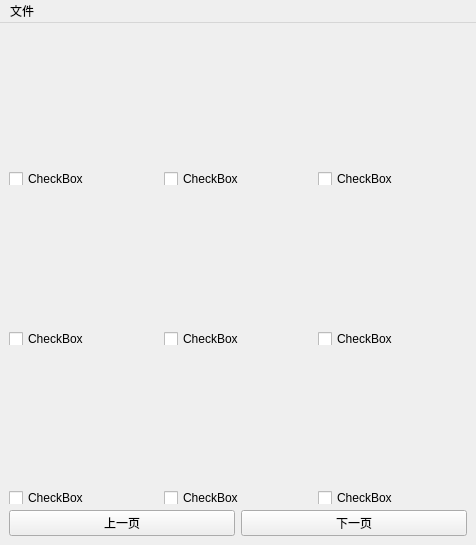
<?xml version="1.0" encoding="UTF-8"?>
<ui version="4.0">
 <class>MainWindow</class>
 <widget class="QMainWindow" name="MainWindow">
  <property name="geometry">
   <rect>
    <x>0</x>
    <y>0</y>
    <width>476</width>
    <height>545</height>
   </rect>
  </property>
  <property name="windowTitle">
   <string/>
  </property>
  <widget class="QWidget" name="centralwidget">
   <layout class="QGridLayout" name="gridLayout">
    <item row="1" column="0">
     <layout class="QHBoxLayout" name="horizontalLayout_5">
      <item>
       <widget class="QCheckBox" name="checkBox_1">
        <property name="sizePolicy">
         <sizepolicy hsizetype="Minimum" vsizetype="Maximum">
          <horstretch>0</horstretch>
          <verstretch>0</verstretch>
         </sizepolicy>
        </property>
        <property name="maximumSize">
         <size>
          <width>16777215</width>
          <height>13</height>
         </size>
        </property>
        <property name="text">
         <string>CheckBox</string>
        </property>
       </widget>
      </item>
      <item>
       <widget class="QCheckBox" name="checkBox_2">
        <property name="sizePolicy">
         <sizepolicy hsizetype="Minimum" vsizetype="Maximum">
          <horstretch>0</horstretch>
          <verstretch>0</verstretch>
         </sizepolicy>
        </property>
        <property name="maximumSize">
         <size>
          <width>16777215</width>
          <height>13</height>
         </size>
        </property>
        <property name="text">
         <string>CheckBox</string>
        </property>
       </widget>
      </item>
      <item>
       <widget class="QCheckBox" name="checkBox_3">
        <property name="sizePolicy">
         <sizepolicy hsizetype="Minimum" vsizetype="Maximum">
          <horstretch>0</horstretch>
          <verstretch>0</verstretch>
         </sizepolicy>
        </property>
        <property name="maximumSize">
         <size>
          <width>16777215</width>
          <height>13</height>
         </size>
        </property>
        <property name="text">
         <string>CheckBox</string>
        </property>
       </widget>
      </item>
     </layout>
    </item>
    <item row="0" column="0">
     <layout class="QHBoxLayout" name="horizontalLayout">
      <item>
       <widget class="QLabel" name="label_1">
        <property name="sizePolicy">
         <sizepolicy hsizetype="Expanding" vsizetype="Preferred">
          <horstretch>0</horstretch>
          <verstretch>0</verstretch>
         </sizepolicy>
        </property>
        <property name="text">
         <string/>
        </property>
       </widget>
      </item>
      <item>
       <widget class="QLabel" name="label_2">
        <property name="sizePolicy">
         <sizepolicy hsizetype="Expanding" vsizetype="Expanding">
          <horstretch>0</horstretch>
          <verstretch>0</verstretch>
         </sizepolicy>
        </property>
        <property name="text">
         <string/>
        </property>
       </widget>
      </item>
      <item>
       <widget class="QLabel" name="label_3">
        <property name="sizePolicy">
         <sizepolicy hsizetype="Expanding" vsizetype="Expanding">
          <horstretch>0</horstretch>
          <verstretch>0</verstretch>
         </sizepolicy>
        </property>
        <property name="text">
         <string/>
        </property>
       </widget>
      </item>
     </layout>
    </item>
    <item row="4" column="0">
     <layout class="QHBoxLayout" name="horizontalLayout_3">
      <item>
       <widget class="QLabel" name="label_7">
        <property name="sizePolicy">
         <sizepolicy hsizetype="Expanding" vsizetype="Expanding">
          <horstretch>0</horstretch>
          <verstretch>0</verstretch>
         </sizepolicy>
        </property>
        <property name="text">
         <string/>
        </property>
       </widget>
      </item>
      <item>
       <widget class="QLabel" name="label_8">
        <property name="sizePolicy">
         <sizepolicy hsizetype="Expanding" vsizetype="Expanding">
          <horstretch>0</horstretch>
          <verstretch>0</verstretch>
         </sizepolicy>
        </property>
        <property name="text">
         <string/>
        </property>
       </widget>
      </item>
      <item>
       <widget class="QLabel" name="label_9">
        <property name="sizePolicy">
         <sizepolicy hsizetype="Expanding" vsizetype="Expanding">
          <horstretch>0</horstretch>
          <verstretch>0</verstretch>
         </sizepolicy>
        </property>
        <property name="text">
         <string/>
        </property>
       </widget>
      </item>
     </layout>
    </item>
    <item row="2" column="0">
     <layout class="QHBoxLayout" name="horizontalLayout_2">
      <item>
       <widget class="QLabel" name="label_4">
        <property name="sizePolicy">
         <sizepolicy hsizetype="Expanding" vsizetype="Expanding">
          <horstretch>0</horstretch>
          <verstretch>0</verstretch>
         </sizepolicy>
        </property>
        <property name="text">
         <string/>
        </property>
       </widget>
      </item>
      <item>
       <widget class="QLabel" name="label_5">
        <property name="sizePolicy">
         <sizepolicy hsizetype="Expanding" vsizetype="Expanding">
          <horstretch>0</horstretch>
          <verstretch>0</verstretch>
         </sizepolicy>
        </property>
        <property name="text">
         <string/>
        </property>
       </widget>
      </item>
      <item>
       <widget class="QLabel" name="label_6">
        <property name="sizePolicy">
         <sizepolicy hsizetype="Expanding" vsizetype="Preferred">
          <horstretch>0</horstretch>
          <verstretch>0</verstretch>
         </sizepolicy>
        </property>
        <property name="text">
         <string/>
        </property>
       </widget>
      </item>
     </layout>
    </item>
    <item row="3" column="0">
     <layout class="QHBoxLayout" name="horizontalLayout_7">
      <item>
       <widget class="QCheckBox" name="checkBox_4">
        <property name="sizePolicy">
         <sizepolicy hsizetype="Minimum" vsizetype="Maximum">
          <horstretch>0</horstretch>
          <verstretch>0</verstretch>
         </sizepolicy>
        </property>
        <property name="maximumSize">
         <size>
          <width>16777215</width>
          <height>13</height>
         </size>
        </property>
        <property name="text">
         <string>CheckBox</string>
        </property>
       </widget>
      </item>
      <item>
       <widget class="QCheckBox" name="checkBox_5">
        <property name="sizePolicy">
         <sizepolicy hsizetype="Minimum" vsizetype="Maximum">
          <horstretch>0</horstretch>
          <verstretch>0</verstretch>
         </sizepolicy>
        </property>
        <property name="maximumSize">
         <size>
          <width>16777215</width>
          <height>13</height>
         </size>
        </property>
        <property name="text">
         <string>CheckBox</string>
        </property>
       </widget>
      </item>
      <item>
       <widget class="QCheckBox" name="checkBox_6">
        <property name="sizePolicy">
         <sizepolicy hsizetype="Minimum" vsizetype="Maximum">
          <horstretch>0</horstretch>
          <verstretch>0</verstretch>
         </sizepolicy>
        </property>
        <property name="maximumSize">
         <size>
          <width>16777215</width>
          <height>13</height>
         </size>
        </property>
        <property name="text">
         <string>CheckBox</string>
        </property>
       </widget>
      </item>
     </layout>
    </item>
    <item row="8" column="0">
     <layout class="QHBoxLayout" name="horizontalLayout_4">
      <item>
       <widget class="QPushButton" name="prev_button">
        <property name="text">
         <string>上一页</string>
        </property>
       </widget>
      </item>
      <item>
       <widget class="QPushButton" name="next_button">
        <property name="text">
         <string>下一页</string>
        </property>
       </widget>
      </item>
     </layout>
    </item>
    <item row="6" column="0">
     <layout class="QHBoxLayout" name="horizontalLayout_6">
      <item>
       <widget class="QCheckBox" name="checkBox_7">
        <property name="sizePolicy">
         <sizepolicy hsizetype="Minimum" vsizetype="Maximum">
          <horstretch>0</horstretch>
          <verstretch>0</verstretch>
         </sizepolicy>
        </property>
        <property name="maximumSize">
         <size>
          <width>16777215</width>
          <height>13</height>
         </size>
        </property>
        <property name="text">
         <string>CheckBox</string>
        </property>
       </widget>
      </item>
      <item>
       <widget class="QCheckBox" name="checkBox_8">
        <property name="sizePolicy">
         <sizepolicy hsizetype="Minimum" vsizetype="Maximum">
          <horstretch>0</horstretch>
          <verstretch>0</verstretch>
         </sizepolicy>
        </property>
        <property name="maximumSize">
         <size>
          <width>16777215</width>
          <height>13</height>
         </size>
        </property>
        <property name="text">
         <string>CheckBox</string>
        </property>
       </widget>
      </item>
      <item>
       <widget class="QCheckBox" name="checkBox_9">
        <property name="sizePolicy">
         <sizepolicy hsizetype="Minimum" vsizetype="Maximum">
          <horstretch>0</horstretch>
          <verstretch>0</verstretch>
         </sizepolicy>
        </property>
        <property name="maximumSize">
         <size>
          <width>16777215</width>
          <height>13</height>
         </size>
        </property>
        <property name="text">
         <string>CheckBox</string>
        </property>
       </widget>
      </item>
     </layout>
    </item>
   </layout>
  </widget>
  <widget class="QMenuBar" name="menuBar">
   <property name="geometry">
    <rect>
     <x>0</x>
     <y>0</y>
     <width>476</width>
     <height>24</height>
    </rect>
   </property>
   <property name="accessibleName">
    <string/>
   </property>
   <widget class="QMenu" name="menu">
    <property name="geometry">
     <rect>
      <x>516</x>
      <y>335</y>
      <width>133</width>
      <height>128</height>
     </rect>
    </property>
    <property name="title">
     <string>文件</string>
    </property>
    <addaction name="action_download"/>
    <addaction name="action_change_folder"/>
    <addaction name="separator"/>
    <addaction name="action_about"/>
    <addaction name="action_exit_app"/>
   </widget>
   <addaction name="menu"/>
  </widget>
  <action name="action_download">
   <property name="text">
    <string>开始下载</string>
   </property>
   <property name="shortcut">
    <string>Ctrl+S</string>
   </property>
  </action>
  <action name="action_change_folder">
   <property name="text">
    <string>更改下载位置……</string>
   </property>
   <property name="shortcut">
    <string>Ctrl+O</string>
   </property>
  </action>
  <action name="action_about">
   <property name="text">
    <string>关于</string>
   </property>
  </action>
  <action name="action_exit_app">
   <property name="text">
    <string>退出……</string>
   </property>
   <property name="toolTip">
    <string>退出本应用</string>
   </property>
   <property name="shortcut">
    <string/>
   </property>
  </action>
 </widget>
 <resources/>
 <connections/>
</ui>
